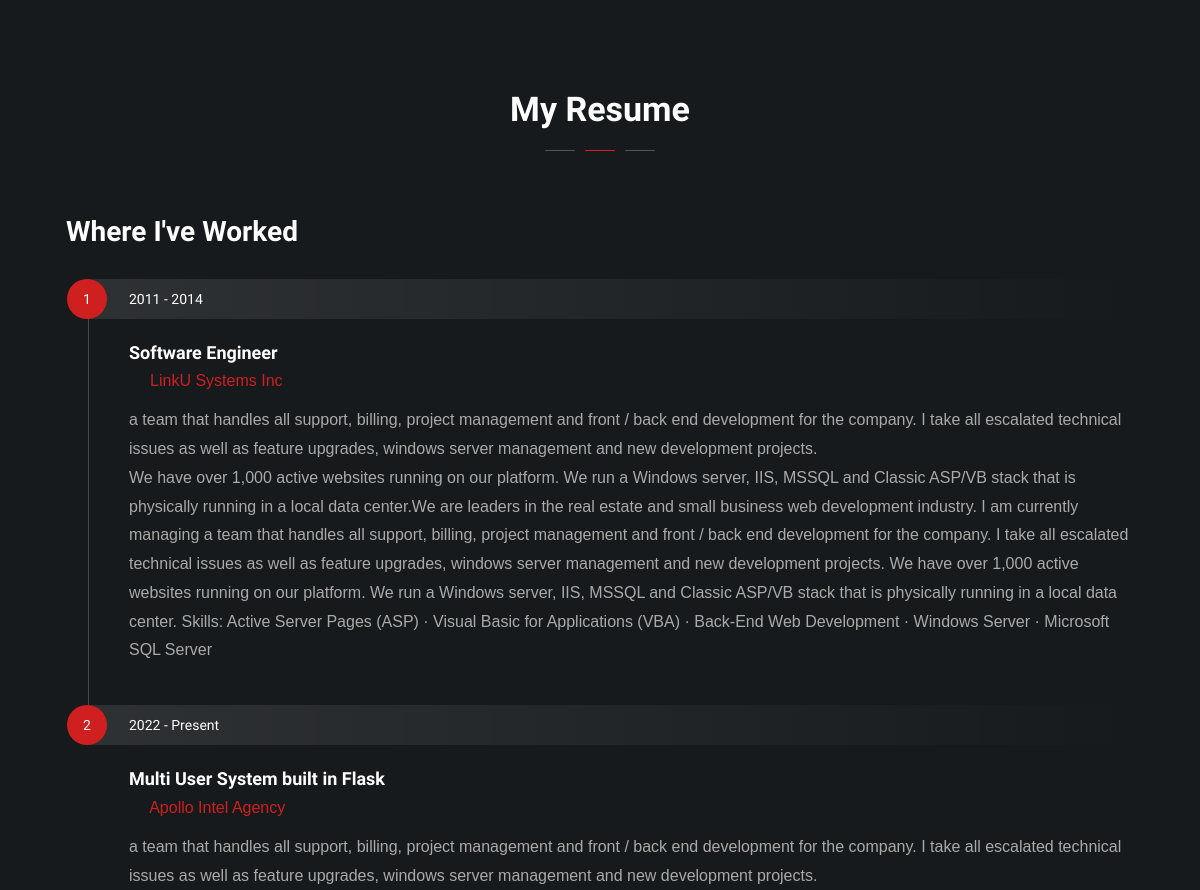
Before: / (middle part) with the older database file.
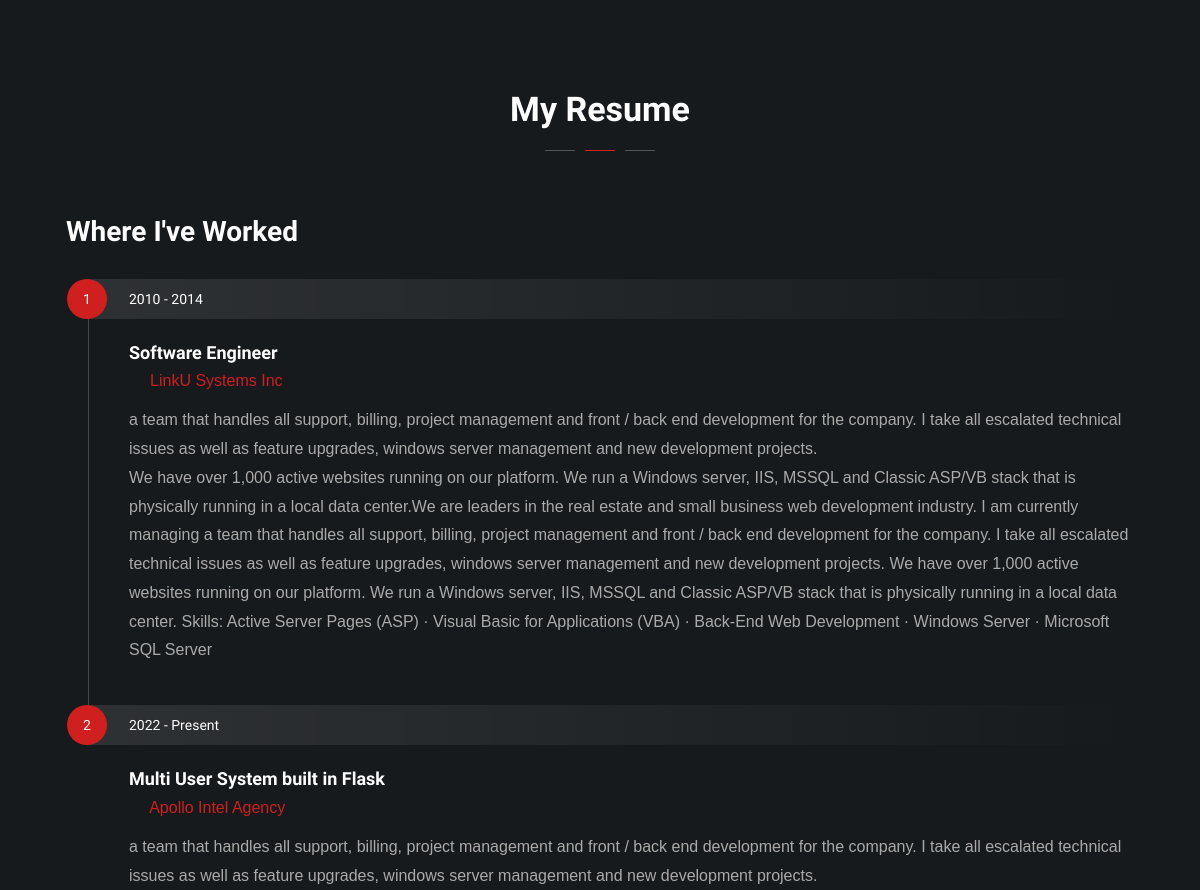
After: the same page with the newer database file.
### blog/models.py (models this page shows, shortened)
class ResumeItem(models.Model):
    title = models.CharField(max_length=100)
    company = models.CharField(max_length=100)
    tags = models.CharField(max_length=100, null=True, blank=True,)
    content = models.TextField()
    category = models.CharField(max_length=24, null=True, blank=True,)
    company_link = models.CharField(max_length=100)
    date_range = models.CharField(max_length=100)
    date_posted = models.DateTimeField(default=timezone.now)
    author = models.ForeignKey(User, on_delete=models.CASCADE)

### blog/views.py (the view)
# urls.py: path('', views.home, name='blog-home'),
def home(request):
    context = {
        'posts': Post.objects.all(),
        'resume_items': ResumeItem.objects.all(),
        'testimonials': Testimonial.objects.all(),
        'skills': Skill.objects.all()
    }
    return render(request, 'blog/index.html', context)

### blog/templates/blog/index.html (shortened to what this page needs)
        {% extends 'blog/base.html' %}
        {% block content %}
        {% load static %}
        <div class="no-bottom no-top" id="content">
            <section id="section-resume">
                <div class="container relative">
                    <div class="row">
                        <div class="col-md-12 text-center wow fadeInUp">
                            <h2>My Resume</h2>
                            <div class="space-border"></div>
                        </div>
                    </div>
                    <div class="row gh-5">
                        <div class="col-lg-12 wow fadeInUp">
                            <div class="p-4">
                                <h3 class="s_border">Where I've Worked</h3>
                                <ul class="d_timeline">
                                    {% for resume_item in resume_items %}
                                        {% if resume_item.category == 'Work' %}
                                    <li class="d_timeline-item">
                                        <h3 class="d_timeline-title">{{ resume_item.date_range }}</h3>
                                        <p class="d_timeline-text"><span class="d_title">{{ resume_item.title }}</span><span class="d_company"><i class="fa fa-globe fa-lg"></i><a href="{{ resume_item.company_link }}" target="_blank"> {{ resume_item.company }}</a></span>{{ resume_item.content | safe }}</p>
                                    </li>
                                        {% endif %}
                                    {% endfor %}
                                </ul>
                            </div>
                        </div>
                    </div>
                </div>
            </section>
        </div>
        {% endblock %}

### blog/templates/blog/base.html (shortened to what this page needs)
<!DOCTYPE html>
<html lang="zxx">
    {% load static %}
<head>
    <link href="{% static 'css/bootstrap.min.css' %}" rel="stylesheet" type="text/css" id="bootstrap" />
    <link href="{% static 'css/plugins.css' %}" rel="stylesheet" type="text/css" />
    <link href="{% static 'css/style.css' %}" rel="stylesheet" type="text/css" />
    <link href="{% static 'css/coloring.css' %}" rel="stylesheet" type="text/css" />
</head>
<body class="onepage dark-scheme">
    <div id="wrapper">
        {% block content %}{% endblock %}
        </div>
        </body>
        </html>

### blog/static/css/plugins.css (style rules this page uses)
.fadeInUp { -webkit-animation-name:fadeInUp;animation-name:fadeInUp }

### blog/templates/blog/base.html (style rules this page uses)
:root { --primary-color: #CF1F1F; --primary-color-rgb: 207, 31, 31; }

Changed rows visible on the page:
changed ResumeItem "Software Engineer": date_range "2011 - 2014" → "2010 - 2014"
